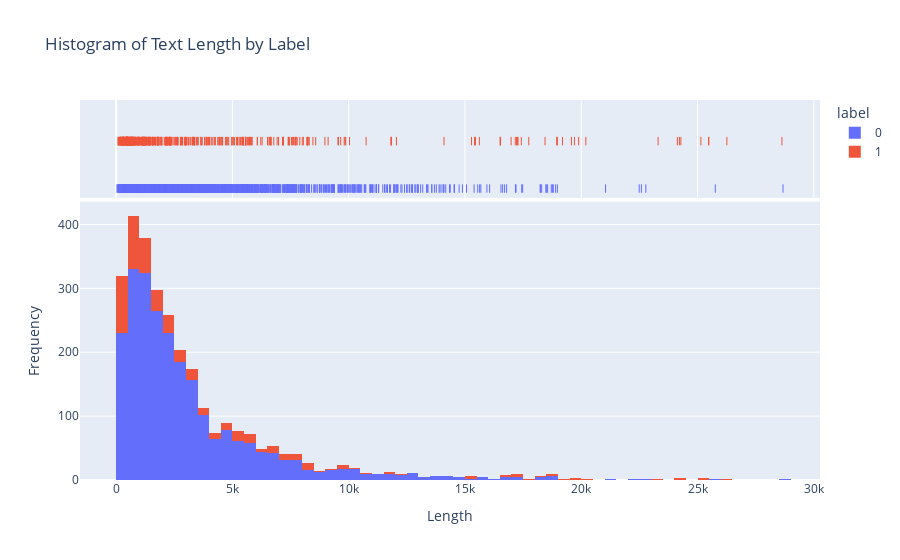

Source (notebook cell):
### Code cell
#Lets check the distribution against categories
import plotly.express as px
fig = px.histogram(df, x='length', color='label', marginal='rug',
                   title='Histogram of Text Length by Label')
fig.update_layout(
    xaxis_title='Length',
    yaxis_title='Frequency',
    showlegend=True)

### Figure 1 — Plotly figure (JSON) as saved in the notebook; plotly's stock layout.template omitted (floating-point values rounded to 4 significant figures; data arrays with more than 128 entries replaced by an {"elided": "..."} marker saying what was removed)
{"data": [{"alignmentgroup": "True", "bingroup": "x", "hovertemplate": "label=0<br>length=%{x}<br>count=%{y}<extra></extra>", "legendgroup": "0", "marker": {"color": "#636efa", "pattern": {"shape": ""}}, "name": "0", "offsetgroup": "0", "orientation": "v", "showlegend": true, "type": "histogram", "x": {"elided": "2412 int values"}, "xaxis": "x", "yaxis": "y"}, {"alignmentgroup": "True", "boxpoints": "all", "fillcolor": "rgba(255,255,255,0)", "hoveron": "points", "hovertemplate": "label=0<br>length=%{x}<extra></extra>", "jitter": 0, "legendgroup": "0", "line": {"color": "rgba(255,255,255,0)"}, "marker": {"color": "#636efa", "symbol": "line-ns-open"}, "name": "0", "offsetgroup": "0", "showlegend": false, "type": "box", "x": {"elided": "2412 int values"}, "xaxis": "x2", "yaxis": "y2"}, {"alignmentgroup": "True", "bingroup": "x", "hovertemplate": "label=1<br>length=%{x}<br>count=%{y}<extra></extra>", "legendgroup": "1", "marker": {"color": "#EF553B", "pattern": {"shape": ""}}, "name": "1", "offsetgroup": "1", "orientation": "v", "showlegend": true, "type": "histogram", "x": {"elided": "481 int values"}, "xaxis": "x", "yaxis": "y"}, {"alignmentgroup": "True", "boxpoints": "all", "fillcolor": "rgba(255,255,255,0)", "hoveron": "points", "hovertemplate": "label=1<br>length=%{x}<extra></extra>", "jitter": 0, "legendgroup": "1", "line": {"color": "rgba(255,255,255,0)"}, "marker": {"color": "#EF553B", "symbol": "line-ns-open"}, "name": "1", "offsetgroup": "1", "showlegend": false, "type": "box", "x": {"elided": "481 int values"}, "xaxis": "x2", "yaxis": "y2"}], "layout": {"barmode": "relative", "legend": {"title": {"text": "label"}, "tracegroupgap": 0}, "showlegend": true, "title": {"text": "Histogram of Text Length by Label"}, "xaxis": {"anchor": "y", "domain": [0, 1], "title": {"text": "Length"}}, "xaxis2": {"anchor": "y2", "domain": [0, 1], "matches": "x", "showgrid": true, "showticklabels": false}, "yaxis": {"anchor": "x", "domain": [0, 0.7326], "title": {"text": "Frequency"}}, "yaxis2": {"anchor": "x2", "domain": [0.7426, 1], "matches": "y2", "showgrid": false, "showline": false, "showticklabels": false, "ticks": ""}}}
